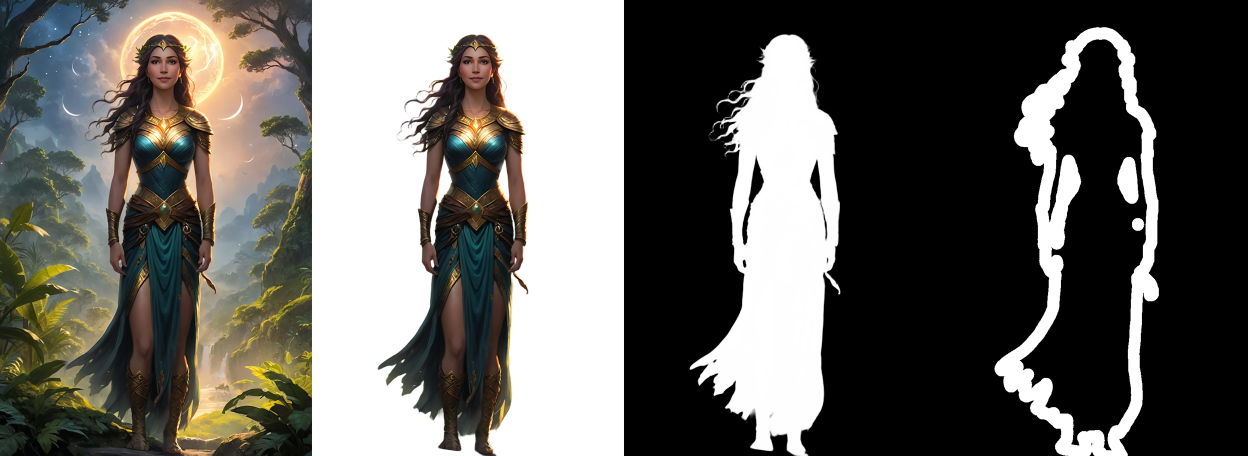
#> input picture sd-webui-birefnet.png, 2496 x 912 px (shown at 1/2 size)
$ python -i preproc.py   (imports and definitions only)
#> lines starting #> are read from the running program, lines starting #| are printed output that depends on the picture
#> further down, picture is the input picture: PIL image 2496x912 RGBA; mean R, G, B, A 54.3, 52.5, 47.9, 207.1
from PIL import Image, ImageEnhance
import random
import numpy as np
import random


# [41 lines left out: functions preproc, cv_random_flip, random_crop, random_rotate, not called in this run]


def color_enhance(image):
    bright_intensity = random.randint(5, 15) / 10.0
    image = ImageEnhance.Brightness(image).enhance(bright_intensity)
    contrast_intensity = random.randint(5, 15) / 10.0
    image = ImageEnhance.Contrast(image).enhance(contrast_intensity)
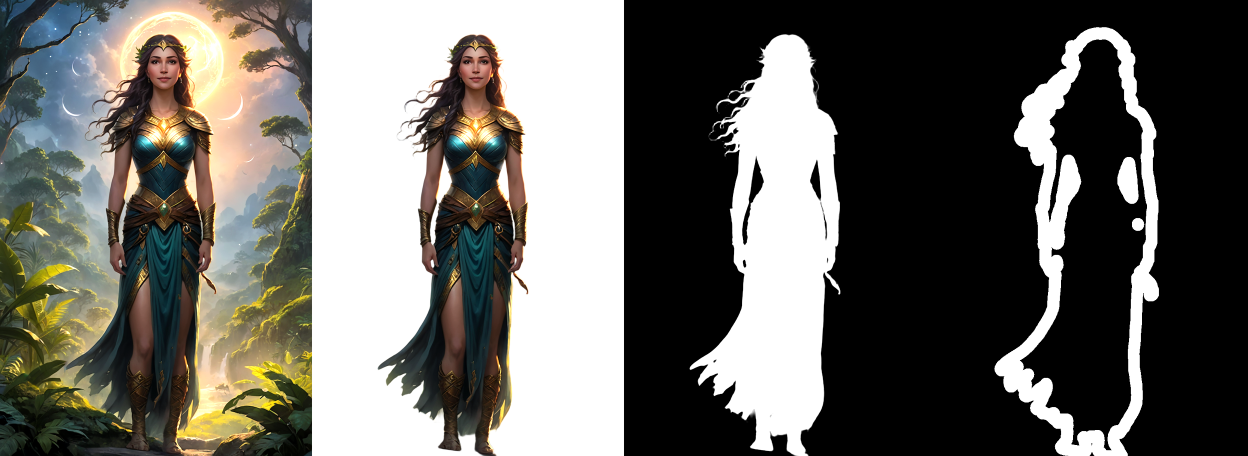
#> image: PIL image 2496x912 RGBA (shown at 1/2 size); mean R, G, B, A 58.2, 56.5, 51, 207.1; transparent parts drawn white
    color_intensity = random.randint(0, 20) / 10.0
    image = ImageEnhance.Color(image).enhance(color_intensity)
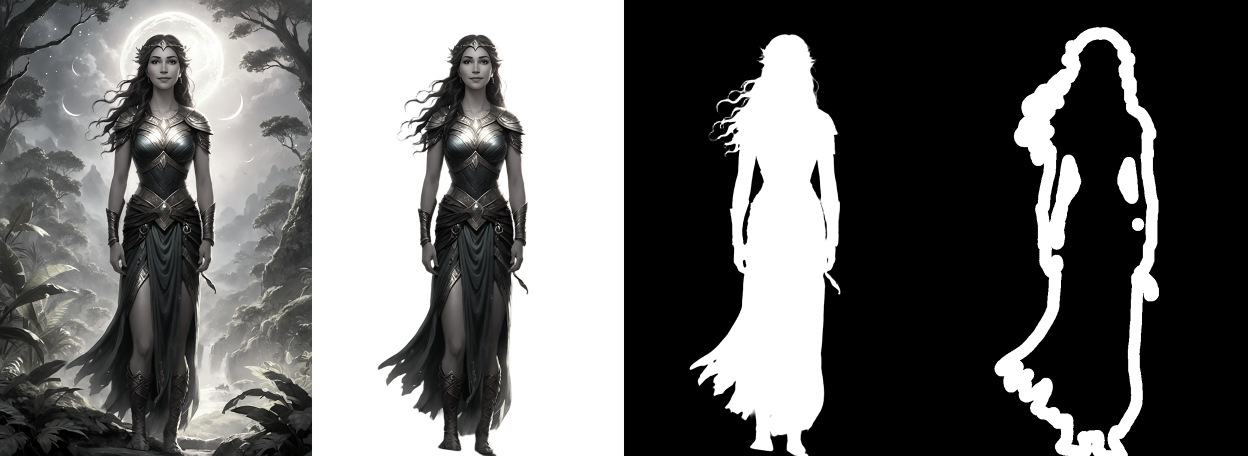
#> image: PIL image 2496x912 RGBA (shown at 1/2 size); mean R, G, B, A 56.4, 56.2, 55.7, 207.1; transparent parts drawn white
    sharp_intensity = random.randint(0, 30) / 10.0
    image = ImageEnhance.Sharpness(image).enhance(sharp_intensity)
    return image


# [24 lines left out: functions random_gaussian, random_pepper, not called in this run]

>>> from PIL import Image
>>> picture = Image.open('../sd-webui-birefnet.png')
>>> result = color_enhance(picture)
